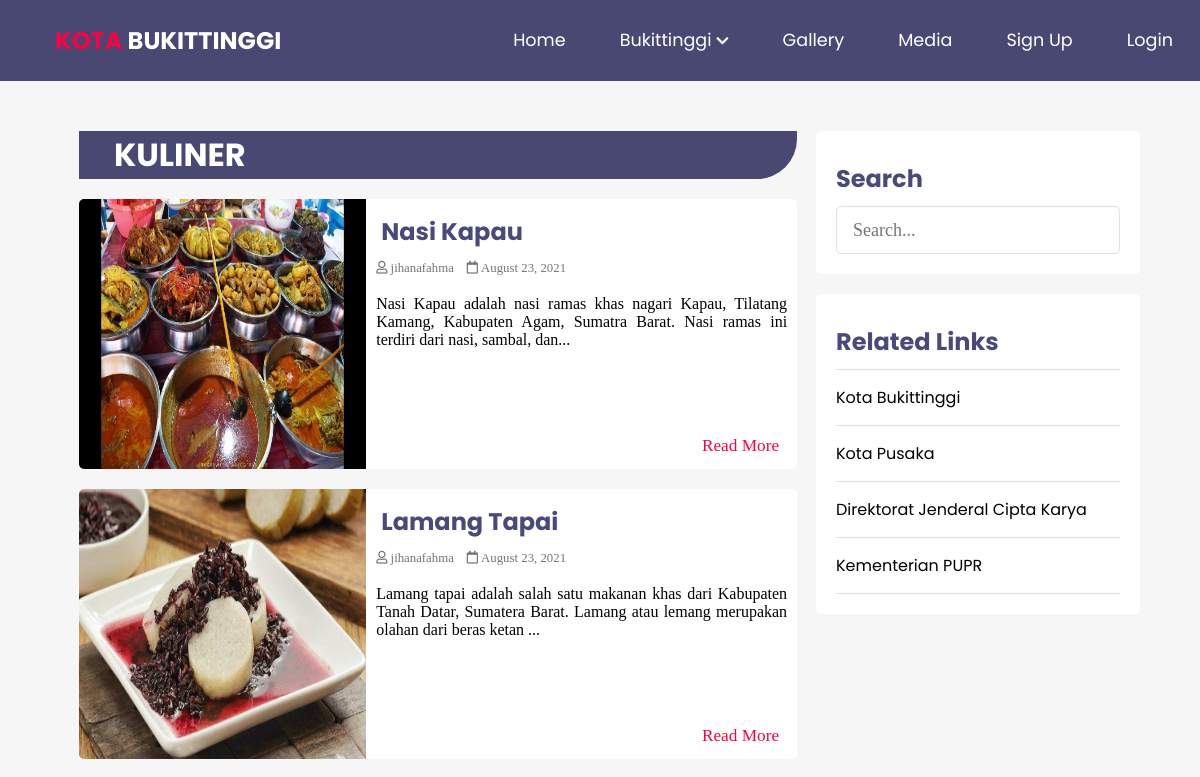
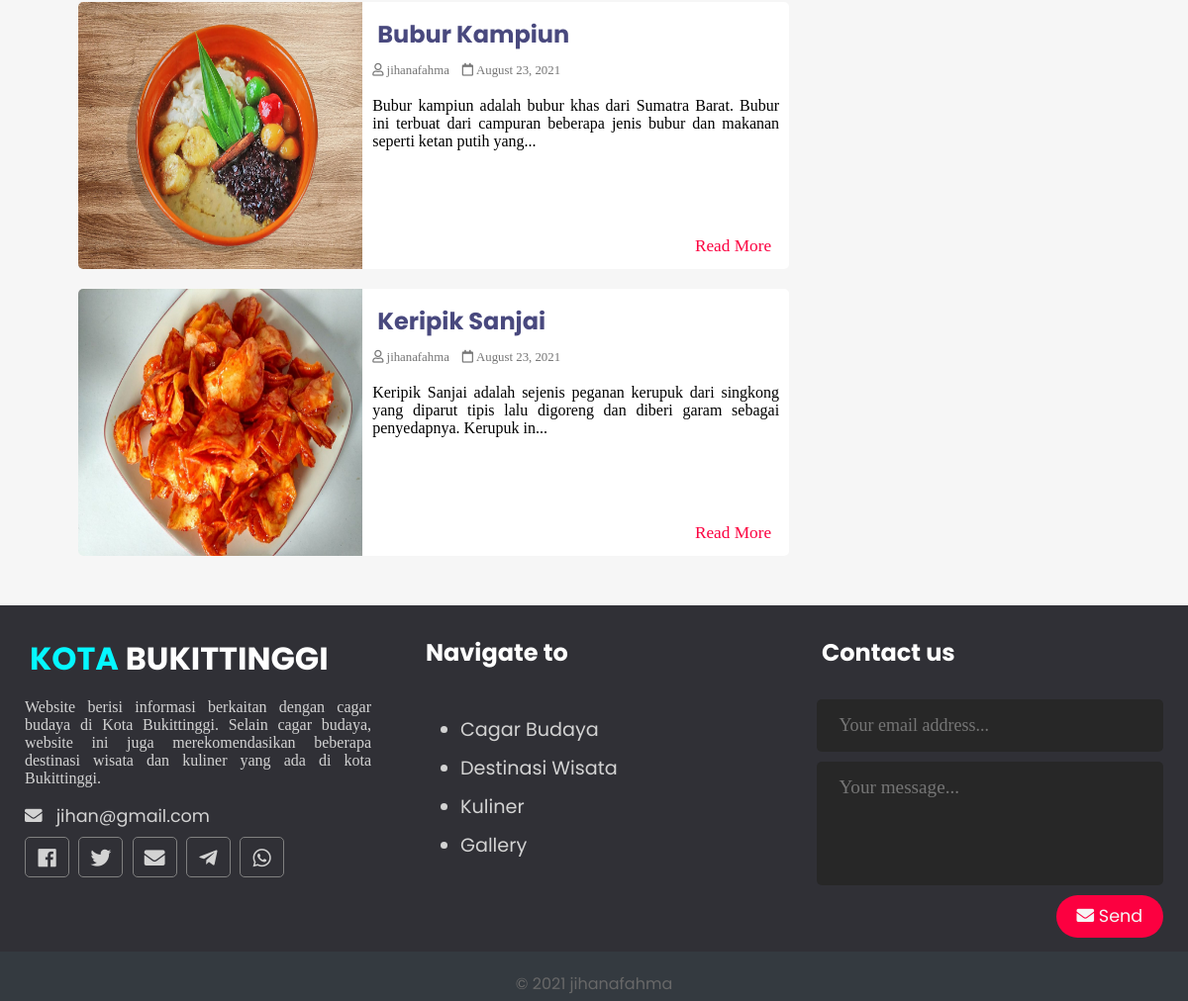
Page /bukittinggiKota/kuliner.php on the committed database (2 pictures, top to bottom).
### tables this page shows
CREATE TABLE `posts` (
  `id` int(11) NOT NULL,
  `user_id` int(11) NOT NULL,
  `topic_id` int(11) DEFAULT NULL,
  `title` varchar(255) NOT NULL,
  `image` varchar(255) NOT NULL,
  `body` text NOT NULL,
  `published` tinyint(4) NOT NULL,
  `created_at` datetime NOT NULL DEFAULT current_timestamp(),
  `map` text NOT NULL
);

CREATE TABLE `users` (
  `id` int(11) NOT NULL,
  `admin` tinyint(4) NOT NULL,
  `username` varchar(255) NOT NULL,
  `email` varchar(255) NOT NULL,
  `password` varchar(255) NOT NULL,
  `created_at` timestamp NOT NULL DEFAULT current_timestamp()
);

### bukittinggiKota/app/database/db.php (called while the page is built, shortened)
<?php
require('connect.php');
function executeQuery($sql, $data)
{
    global $conn;
    $stmt = $conn->prepare($sql);
    $values = array_values($data);
    $types = str_repeat('s', count($values));
    $stmt->bind_param($types, ...$values);
    $stmt->execute();
    return $stmt;
}
function getPublishedPosts()
{
    $sql = "SELECT p.*, u.username FROM posts AS p JOIN users AS u ON p.user_id=u.id WHERE p.published=?";
    $stmt = executeQuery($sql, ['published' => 1]);
    $records = $stmt->get_result()->fetch_all(MYSQLI_ASSOC);
    return $records;
}

### bukittinggiKota/kuliner.php (the view, shortened to what this page needs)
<?php
$posts = array();
if (isset($_POST['search-term'])) {
  $posts = searchPosts($_POST['search-term']);
  if (empty($posts)) {
    $postsTitle = "No result for '" . $_POST['search-term'] . "'";
  } else {
    $postsTitle = "You searched for '" . $_POST['search-term'] . "'";
  }
} else {
  $posts = getPublishedPosts();
}
?>
<!DOCTYPE html>
<html lang="en">
<head>
  <link rel="stylesheet" href="https://use.fontawesome.com/releases/v5.7.2/css/all.css"
>
  <link rel="stylesheet" href="assets/css/style-1.css">
</head>
<body>
  <?php include(ROOT_PATH . "/app/includes/header.php"); ?>
  <div class="page-wrapper">
    <div class="content clearfix">
      <div class="main-content cagar">
        <?php if (!empty($posts)) : ?>
        <div>
          <div class="container-recent-title">
            <h1 class="recent-post-title">Kuliner</h1>
          </div>
          <?php foreach ($posts as $post): ?>
              <?php if($post['topic_id']==3) : ?>
                    <div class="post clearfix">
                      <img src="<?php echo BASE_URL . '/assets/images/' . $post['image']; ?>" alt="" class="post-image">
                      <div class="post-preview">
                        <h2><a href="single.php?id=<?php echo $post['id']; ?>"><?php echo $post['title']; ?></a></h2>
                        <i class="far fa-user"> <?php echo $post['username']; ?></i>
                        <i class="far fa-calendar"> <?php echo date('F j, Y', strtotime($post['created_at'])); ?></i>
                        <p class="preview-text">
                          <?php echo html_entity_decode(substr($post['body'], 0, 150) . '...'); ?>
                        </p>
                        <a href="single.php?id=<?php echo $post['id']; ?>" class="btn read-more">Read More</a>
                      </div>
                    </div>
                <?php endif; ?>
            <?php endforeach; ?>
        </div>
        <?php endif; ?>
      </div>
      <div class="sidebar cagar">
        <div class="section search">
          <h2 class="section-title">Search</h2>
          <form action="kuliner.php" method="post">
            <input type="text" name="search-term" class="text-input" placeholder="Search...">
          </form>
        </div>
        <div class="section topics">
          <h2 class="section-title">Related Links</h2>
          <ul>
            <li><a href="http://www.bukittinggikota.go.id/">Kota Bukittinggi</a></li>
            <li><a href="#">Kota Pusaka</a></li>
            <li><a href="https://ciptakarya.pu.go.id/v5/">Direktorat Jenderal Cipta Karya</a></li>
            <li><a href="https://www.pu.go.id/">Kementerian PUPR</a></li>
          </ul>
        </div>
      </div>
    </div>
  </div>
  <?php include(ROOT_PATH . "/app/includes/footer.php"); ?>
</body>
</html>

### bukittinggiKota/app/includes/header.php (shortened to what this page needs)
<header>
    <div class="logo">
      <a href="<?php echo BASE_URL . '/index.php' ?>"><h1 class="logo-text"><span>KOTA</span> BUKITTINGGI</h1></a>
    </div>
    <ul class="nav">
      <li><a href="<?php echo BASE_URL . '/index.php' ?>">Home</a></li>
      <li>
        <a href="#">
          Bukittinggi
          <i class="fa fa-chevron-down" style="font-size: .8em;"></i>
        </a>
      </li>
      <li><a href="<?php echo BASE_URL . '/gallery.php' ?>">Gallery</a></li>
      <li><a href="<?php echo BASE_URL . '/gallery.php' ?>">Media</a></li>
      <?php if (isset($_SESSION['id'])): ?>
        <li>
          <a href="#">
            <i class="fa fa-user"></i>
            <?php echo $_SESSION['username']; ?>
            <i class="fa fa-chevron-down" style="font-size: .8em;"></i>
          </a>
          <ul>
            <?php if($_SESSION['admin']): ?>
              <li><a href="<?php echo BASE_URL . '/admin/dashboard.php' ?>">Dashboard</a></li>
            <?php endif; ?>
            <li><a href="<?php echo BASE_URL . '/logout.php' ?>" class="logout">Logout</a></li>
          </ul>
        </li>
      <?php else: ?>
        <li><a href="<?php echo BASE_URL . '/register.php' ?>">Sign Up</a></li>
        <li><a href="<?php echo BASE_URL . '/login.php' ?>">Login</a></li>
      <?php endif; ?>
    </ul>
  </header>

### bukittinggiKota/app/includes/footer.php
<div class="footer">
   <div class="footer-content">
     <div class="footer-section about">
       <h1 class="logo-text"><span>KOTA</span> BUKITTINGGI</h1>
       <p>
         Website berisi informasi berkaitan dengan cagar budaya di Kota Bukittinggi. Selain cagar budaya, website ini juga merekomendasikan beberapa destinasi wisata dan kuliner yang ada di kota Bukittinggi.
       </p>
       <div class="contact">
         <span><i class="fas fa-envelope"></i> &nbsp; jihan@gmail.com</span>
       </div>
       <div class="socials">
         <a href="https://api.addthis.com/oexchange/0.8/forward/facebook/offer?url=https%3A%2F%2Fvisitbukittinggi.000webhostapp.com%2F&pubid=ra-42fed1e187bae420&title=Website%20berisi%20informasi%20berkaitan%20dengan%20cagar%20budaya%20di%20Kota%20Bukittinggi.%20Selain%20cagar%20budaya%2C%20website%20ini%20juga%20merekomendasikan%20beberapa%20destinasi%20wisata%20dan%20kuliner%20yang%20ada%20di%20kota%20Bukittinggi.&ct=1" target="_blank"><i class="fab fa-facebook"></i></a>
         <a href="https://api.addthis.com/oexchange/0.8/forward/twitter/offer?url=https%3A%2F%2Fvisitbukittinggi.000webhostapp.com%2F&pubid=ra-42fed1e187bae420&title=Website%20berisi%20informasi%20berkaitan%20dengan%20cagar%20budaya%20di%20Kota%20Bukittinggi.%20Selain%20cagar%20budaya%2C%20website%20ini%20juga%20merekomendasikan%20beberapa%20destinasi%20wisata%20dan%20kuliner%20yang%20ada%20di%20kota%20Bukittinggi.&ct=1" target="_blank"><i class="fab fa-twitter"></i></a>
         <a href="https://api.addthis.com/oexchange/0.8/forward/gmail/offer?url=https%3A%2F%2Fvisitbukittinggi.000webhostapp.com%2F&pubid=ra-42fed1e187bae420&title=Website%20berisi%20informasi%20berkaitan%20dengan%20cagar%20budaya%20di%20Kota%20Bukittinggi.&ct=1" target="_blank"><i class="fas fa-envelope"></i></a>
         <a href="https://api.addthis.com/oexchange/0.8/forward/telegram/offer?url=https%3A%2F%2Fvisitbukittinggi.000webhostapp.com%2F&pubid=ra-42fed1e187bae420&title=Website%20berisi%20informasi%20berkaitan%20dengan%20cagar%20budaya%20di%20Kota%20Bukittinggi.%20Selain%20cagar%20budaya%2C%20website%20ini%20juga%20merekomendasikan%20beberapa%20destinasi%20wisata%20dan%20kuliner%20yang%20ada%20di%20kota%20Bukittinggi.&ct=1" target="_blank"><i class="fab fa-telegram-plane"></i></a>
         <a href="https://api.addthis.com/oexchange/0.8/forward/whatsapp/offer?url=https%3A%2F%2Fvisitbukittinggi.000webhostapp.com%2F&pubid=ra-42fed1e187bae420&title=Website%20berisi%20informasi%20berkaitan%20dengan%20cagar%20budaya%20di%20Kota%20Bukittinggi.%20Selain%20cagar%20budaya%2C%20website%20ini%20juga%20merekomendasikan%20beberapa%20destinasi%20wisata%20dan%20kuliner%20yang%20ada%20di%20kota%20Bukittinggi.&ct=1" target="_blank"><i class="fab fa-whatsapp"></i></a>
       </div>
     </div>
     <div class="footer-section links">
       <h2>Navigate to</h2>
       <br>
       <ul>
         <a href="<?php echo BASE_URL . "/cagar.php" ?>">
           <li>Cagar Budaya</li>
         </a>
         <a href="<?php echo BASE_URL . "/wisata.php" ?>">
           <li>Destinasi Wisata</li>
         </a>
         <a href="<?php echo BASE_URL . "/kuliner.php" ?>">
           <li>Kuliner</li>
         </a>
         <a href="<?php echo BASE_URL . "/gallery.php" ?>">
           <li>Gallery</li>
         </a>
       </ul>
     </div>
     <div class="footer-section contact-form">
       <h2>Contact us</h2>
       <br>
       <form action="index.php" method="post">
         <input type="email" name="email" class="text-input contact-input" placeholder="Your email address..." required>
         <textarea rows="4" name="message" class="text-input contact-input" placeholder="Your message..." required></textarea>
         <button type="submit" name="submit-contact" class="btn btn-big contact-btn">
           <i class="fas fa-envelope"></i>
           Send
         </button>
       </form>
     </div>
   </div>
   <div class="footer-bottom">
     &copy; 2021 jihanafahma
   </div>
 </div>

### bukittinggiKota/assets/css/style-1.css (style rules this page uses)
* { box-sizing: border-box; }
html, body { height: 100%; padding: 0px; margin: 0px; background: #f6f6f6; font-family: 'Poppins', sans-serif; scroll-behavior: smooth; }
h1, h2, h3, h4, h5, h6 { font-family: 'Poppins', sans-serif; color: #49497e; margin: 5px; }
p { font-family: serif; text-align: justify; }
a { text-decoration: none; color: inherit; }
input[type="text"], input[type="email"] { font-family: serif; font-size: 18px; }
.clearfix::after { content: ''; display: block; clear: both; }
.btn { padding: .20rem .5rem; font-size: 1.08em; font-family: 'Poppins', sans-serif; cursor: pointer; }
.btn-big { padding: .7rem 1.3rem; line-height: 1.3rem; font-family: 'Poppins', sans-serif; }
.text-input { padding: .7rem 1rem; display: block; width: 100%; border-radius: 5px; border: 1px solid #e0e0e0; outline: none; color: #444; line-height: 1.5rem; font-size: 1.2em; font-family: 'Poppins', sans-serif; }
header { background: #484872; height: 81px; }
header * { color: white; }
header .logo { float: left; height: inherit; margin-left: 2em; }
header .logo-text { margin: 23px; font-family: 'Poppins', sans-serif; font-size: 24px; }
header .logo-text span { color: #fc0040; }
header ul { float: right; margin: 0px; padding: 0px; list-style: none; }
header ul li { float: left; position: relative; }
header ul li a { display: block; padding: 27px; font-size: 1.1em; text-decoration: none; }
.page-wrapper { min-height: 100%; }
.content { width: 90%; margin: 30px auto 30px; }
.content .main-content { width: 70%; float: left; }
.content .main-content .container-recent-title { position: relative; width: 95%; margin: 20px auto; background-color: #484872; border-bottom-right-radius: 40px; }
.content .main-content .recent-post-title { color: white; padding-left: 30px; text-transform: uppercase; }
.content .main-content .post { width: 95%; height: 270px; margin: 20px auto; border-radius: 5px; background: white; position: relative; }
.content .main-content .post .post-preview i { color: #757575; font-size: .8em; }
.content .main-content .post .preview-text { line-height: 1.5em; font-size: 1.03em; color: #444; }
.content .main-content .post .read-more { bottom: 10px; right: 10px; position: absolute; color: #fc0040; background: transparent; font-family: serif; }
.content .main-content .post .post-image { width: 40%; height: 100%; float: left; border-top-left-radius: 5px; border-bottom-left-radius: 5px; }
.content .main-content .post .post-preview { width: 60%; padding: 10px; float: right; }
.content .sidebar { width: 30%; float: left; }
.content .sidebar .section { background: white; padding: 20px; border-radius: 5px; margin-bottom: 20px; }
.content .sidebar .section .section-title { margin: 10px 0px 10px 0px; }
.content .sidebar .section.search { margin-top: 20px; }
.content .sidebar .section.topics ul { margin: 0px; padding: 0px; list-style: none; border-top: 1px solid #e0e0e0; }
.content .sidebar .section.topics ul li a { display: block; padding: 15px 0px 15px 0px; border-bottom: 1px solid #e0e0e0; transition: all 0.3s; }
.footer { background: #303036; color: #d3d3d3; height: 400px; position: relative; }
.footer .footer-content { height: 350px; display: flex; }
.footer .footer-content .footer-section { flex: 1; padding: 25px; }
.footer .footer-content h1, .footer .footer-content h2 { color: white; }
.footer .footer-content .about h1 span { color: #05f7ff; }
.footer .footer-content .about .contact span { display: block; font-size: 1.1em; margin-bottom: 8px; }
.footer .footer-content .about .socials a { border: 1px solid gray; width: 45px; height: 41px; padding-top: 5px; margin-right: 5px; text-align: center; display: inline-block; font-size: 1.3em; border-radius: 5px; transition: all .3s; }
.footer .footer-content .links ul a { display: block; margin-bottom: 10px; font-size: 1.2em; transition: all .3s; }
.footer .footer-content .contact-form .contact-input { background: #272727; color: #bebdbd; margin-bottom: 10px; line-height: 1.5rem; padding: .9rem 1.4rem; border: none; }
.footer textarea { resize: none; font-family: serif; }
.footer .footer-content .contact-form .contact-btn { float: right; font-size: 1.1em; background: #fc0040; color: whitesmoke; border-radius: 30px; border-width: 0; }
.footer .footer-bottom { background: #343a40; color: #686868; height: 50px; width: 100%; text-align: center; position: absolute; bottom: 0px; left: 0px; padding-top: 20px; }

### rows in the picture
posts: image (picture), title "Nasi Kapau", user.username "jihanafahma", created_at "August 23, 2021", body "Nasi Kapau adalah nasi ramas khas nagari Kapau, Tilatang Kamang, Kabupaten Agam, Sumatra Barat. Nasi ramas ini terdiri dari nasi, sambal, dan..."
posts: image (picture), title "Lamang Tapai", user.username "jihanafahma", created_at "August 23, 2021", body "Lamang tapai adalah salah satu makanan khas dari Kabupaten Tanah Datar, Sumatera Barat. Lamang atau lemang merupakan olahan dari beras ketan ..."
posts: image (picture), title "Bubur Kampiun", user.username "jihanafahma", created_at "August 23, 2021", body "Bubur kampiun adalah bubur khas dari Sumatra Barat. Bubur ini terbuat dari campuran beberapa jenis bubur dan makanan seperti ketan putih yang..."
posts: image (picture), title "Keripik Sanjai", user.username "jihanafahma", created_at "August 23, 2021", body "Keripik Sanjai adalah sejenis peganan kerupuk dari singkong yang diparut tipis lalu digoreng dan diberi garam sebagai penyedapnya. Kerupuk in..."
